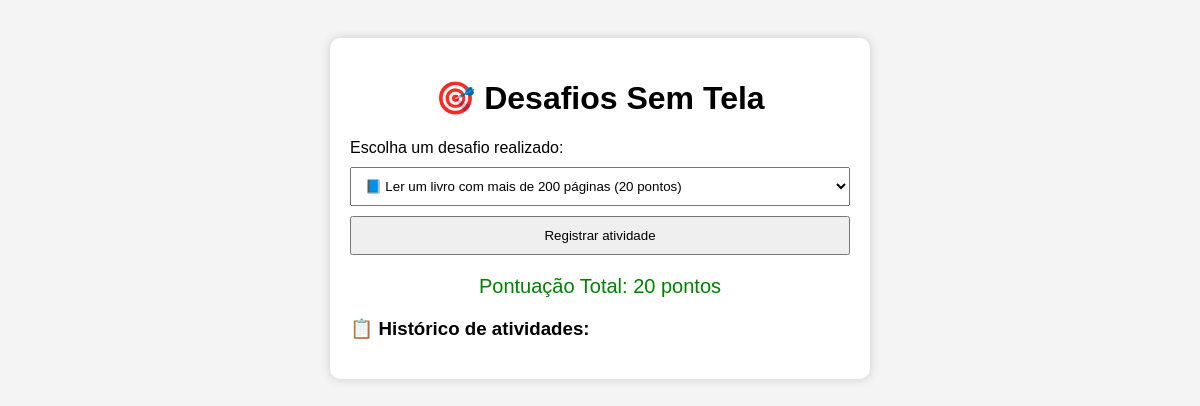
The page /desafios/ (signed in) on the database as committed earlier.
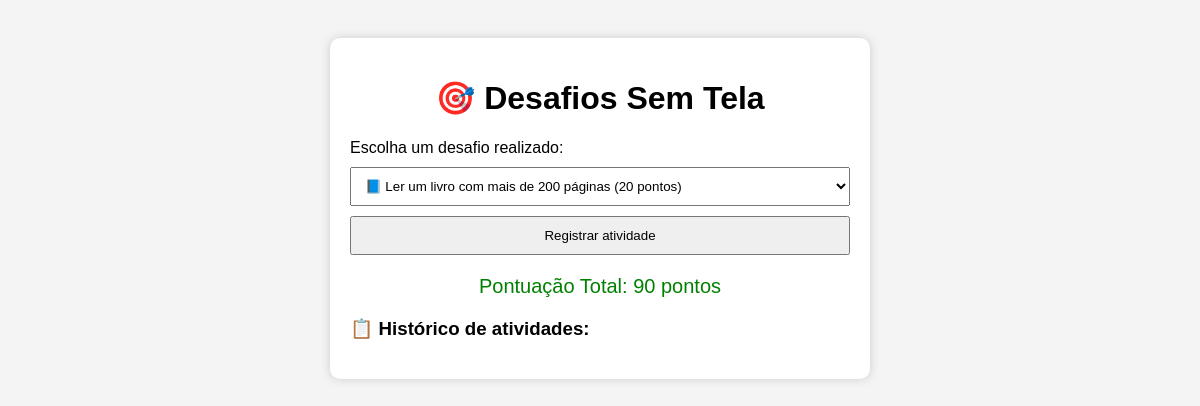
The same page on the database as committed later.
### app/models.py (models this page shows, shortened)
class usuarios(models.Model):
    user = models.OneToOneField(User, on_delete=models.CASCADE)
    nome = models.CharField(max_length=100, verbose_name="Nome completo")
    email = models.EmailField(verbose_name="E-mail", blank=True, null=True)
    telefone = models.CharField(
        max_length=15,
        verbose_name="Telefone",
        validators=[RegexValidator(r'^\+?\d{10,15}$', "Número de telefone inválido")]
    )
    cpf = models.CharField(max_length=14, unique=True, blank=True, null=True, verbose_name="CPF")
    pontos = models.IntegerField(default=0, verbose_name="Pontos")
    recompensas_resgatadas = models.ManyToManyField(Recompensa, blank=True, related_name='resgatados_por')
    class Meta:
        verbose_name = "Pessoa"
        verbose_name_plural = "Pessoas"

### app/views.py (the view, shortened to what this page needs)
# urls.py: path("desafios/", views.desafios_view, name="desafios"),
@login_required
def desafios_view(request):
    usuario, _ = usuarios.objects.get_or_create(
        user=request.user,
        defaults={"nome": request.user.get_full_name() or request.user.username}
    )
    if request.method == "GET":
        return render(request, "desafios.html", {"usuario": usuario})

### app/templates/desafios.html (shortened to what this page needs)
<!DOCTYPE html>
<html lang="pt-br">
<head>
</head>
<body>
    <div class="container">
        <h1>🎯 Desafios Sem Tela</h1>
        <label>Escolha um desafio realizado:</label>
        <select id="desafio">
            <option value="20">📘 Ler um livro com mais de 200 páginas (20 pontos)</option>
        </select>
        <button id="btnRegistrar">Registrar atividade</button>
        <div class="pontos">
            Pontuação Total: <span id="pontuacao">{{ usuario.pontos }}</span> pontos
        </div>
        <div class="historico">
            <h3>📋 Histórico de atividades:</h3>
        </div>
    </div>
</body>
</html>

Rows that differ between the two databases and show on the page:
changed usuarios: pontos "20" → "90"
